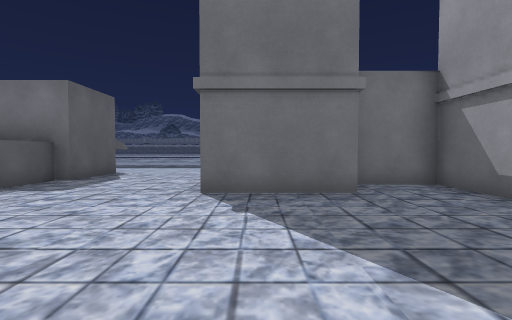
[1] (above)

21 first-person views from a walk through a 3-D level made in the Unity game engine. The camera is 1.3 m above the floor, tilts 2° down and sees 85° across. The floor is counted in squares, 2 m on a side. Each view is taken from the middle of a square. On the plan, view 1 faces up. The plan holds only what a view shows up to about 9 squares ahead; the rest is blank. The place goes on beyond the plan. The player character is not drawn. Some surface patterns are stand-ins.

[2]
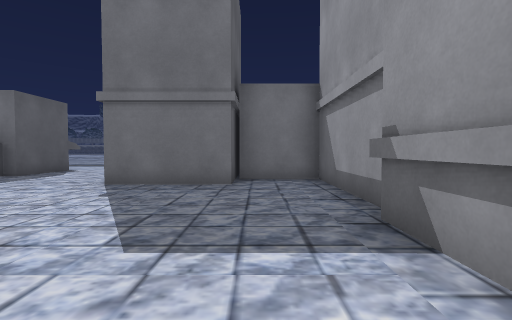

[3]
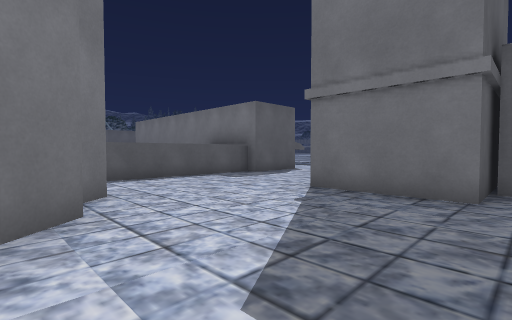

[4]
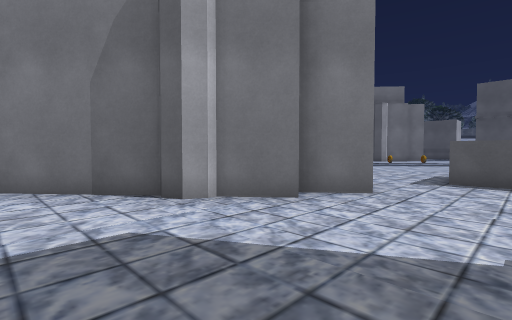

[5]
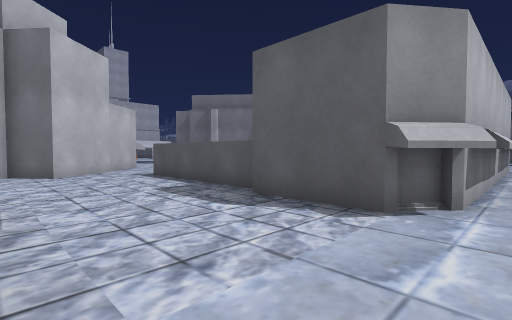

[6]
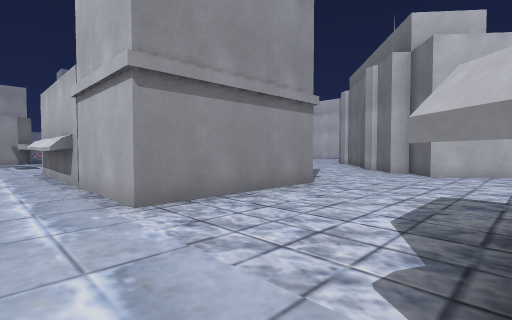

[7]
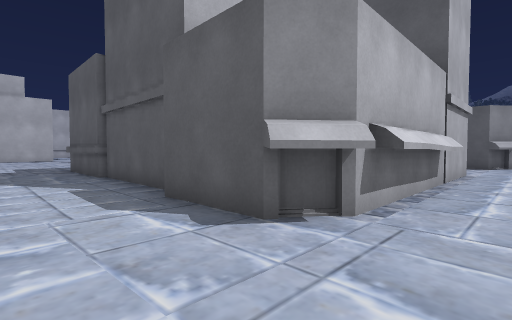

[8]
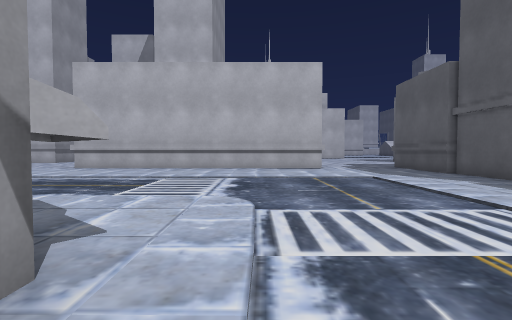

[9]
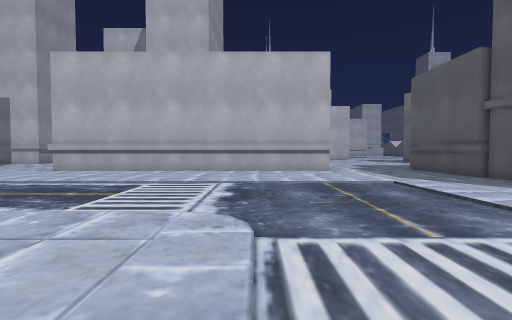

[10]
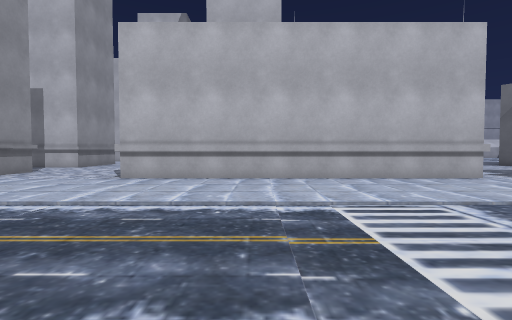

[11]
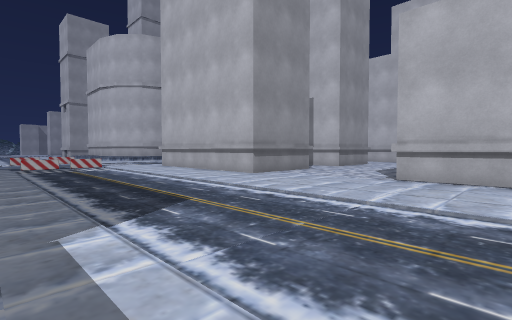

[12]
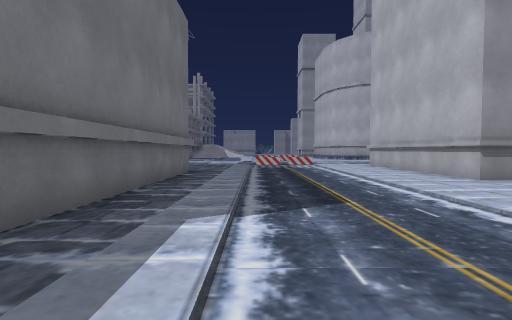

[13]
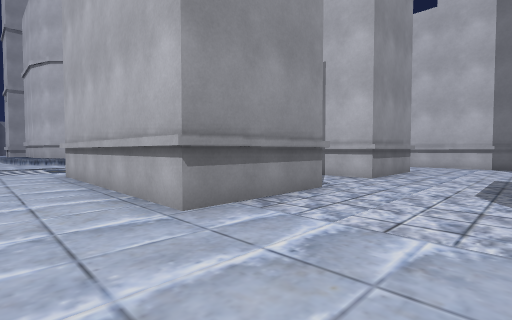

[14]
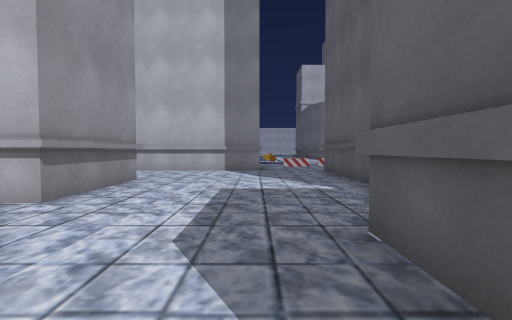

[15]
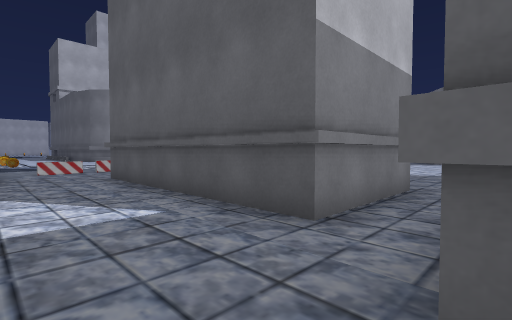

[16]
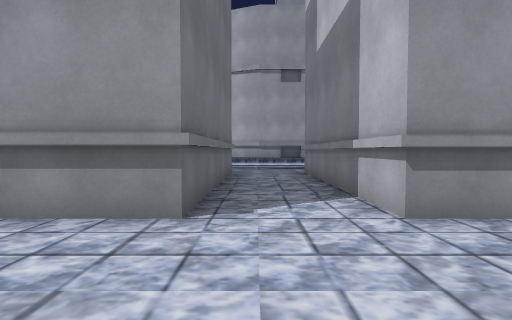

[17]
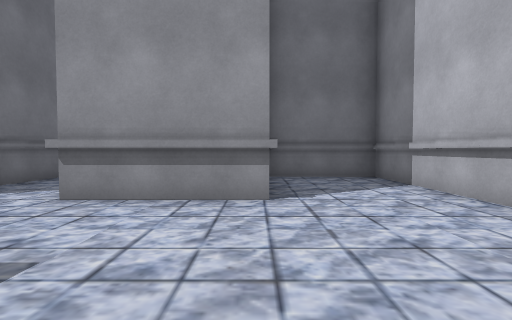

[18]
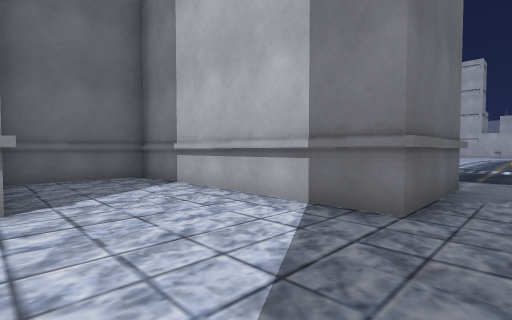

[19]
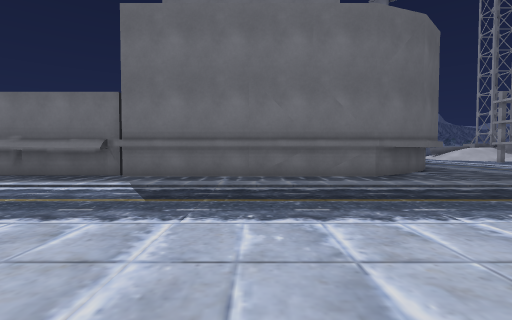

[20]
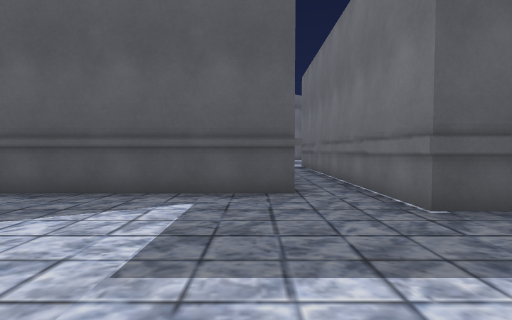

[21]
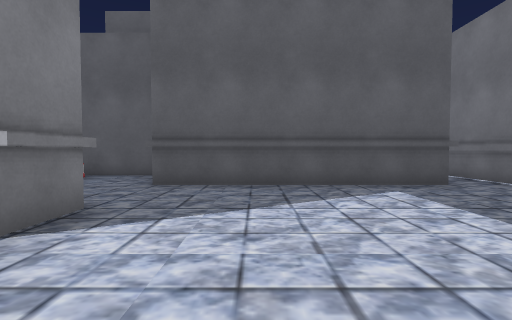

### Floor plan
Points are (right, up) in squares from view 1. A wall is a line through its corners. A room is listed if a view was taken in it or the views show most of it. See-through windows are left out.
Room 1 (views 1, 2, 3, 4, 5, 6)
walls: (1.5, 6.8) (1.5, 4.2) (-0.8, 4.2) (-0.8, 7.8) (1.4, 7.8); (-4.3, 6) (-4.3, 1.7); (-0.3, -0.1) (0.2, -0.3); (1.9, 7.7) (1.9, 8.1); (3.4, 2.1) (3.4, 5.2) (1.6, 5.2); (0.1, -0.7) (1.8, -2.7); (-3.9, -0.1) (-2.2, 1.3) (-1.5, 0.4) (-1.1, 0.7) (-0.3, -0.2); (3.2, 0.1) (3.2, 1.8); (-4.5, 8.7) (-3.8, 8.2) (-4, 7.9) (-4, 6) (-4.9, 6); (-4.9, 8.4) (-4.1, 7.8); (-11.5, 8.5) (-4.6, 8.5)
ways out: opening at (1, 9) to room 2; opening at (-5, 1)
Room 2 (views 7, 8, 9, 10, 11, 12, 13, 14, 15, 16, 17, 18, 19, 20, 21)
walls: (17.1, -1.9) (17.1, -3.2) (12.5, -3.2); (16.2, 6.9) (13.8, 6.9); (16.6, 7.2) (13.4, 7.1); (11.8, 7.3) (12.1, 7.7); (11.8, 7.4) (12.6, 6.8); (13, -4.4) (15.8, -4.4) (15.8, -10.1); (8.6, -0.4) (17.2, -0.4); (5.8, 4.8) (5.8, 1.6) (6.1, 1.6) (6.1, -1.1); (24.5, -2.3) (20.6, -2.3) (20.6, 0.5) (24.5, 0.5); (20.6, -7.4) (20.6, -4.4) (24.5, -4.4); (24.3, 7.8) (22.9, 6.9) (16.5, 6.9); (24.6, 7.4) (22.9, 6.8); (5.5, 8.1) (6.3, 7.5); (5.2, 7.7) (6.1, 7) (6.1, 5.3); (17.9, -9.9) (23.8, -9.9) (23.8, -7.3); (1.9, 8.1) (5.2, 8.1); (1.4, 7.8) (5.4, 7.8)
ways out: opening at (1, 9) to room 1; opening at (17, -10) to room 3; opening at (7.5, -1); opening at (12, -4)
Room 3 (no view inside)
walls: (14.2, -10.5) (14.2, -12.3); (17.9, -12.9) (17.9, -9.9)
low walls: (15.9, -12) (16.9, -12); (14.5, -12) (15.6, -12)
ways out: opening at (17, -10) to room 2; gap at (16, -12)

Positions as (right, up) in squares from view 1, and headings:
1: (0, 0), facing up
2: (2, -1), facing up
3: (2, 0), facing up-left
4: (2, 3), facing down-left
5: (-1, 9), facing down-left
6: (-4, 9), facing down-right
7: (8, 9), facing down-left
8: (11, 9), facing down
9: (11, 8), facing down
10: (14, 6), facing down
11: (15, 6), facing down-right
12: (15, 5), facing right
13: (18, 2), facing down-right
14: (18, -1), facing down
15: (18, -3), facing down-left
16: (18, -3), facing right
17: (17, -7), facing right
18: (17, -7), facing down-right
19: (20, 0), facing up
20: (20, -5), facing left
21: (21, -8), facing left
